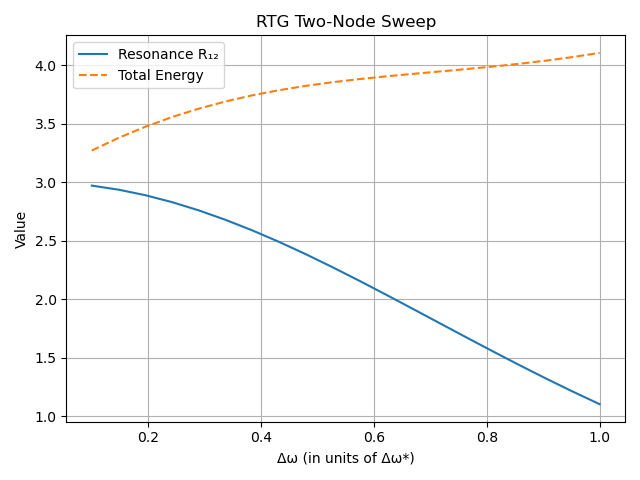

Write Python code to recreate this figure.
# rtg_two_node_sweep.py
# Two-node RTG simulation: static spin + phase, sweeping frequency difference

import numpy as np
import matplotlib.pyplot as plt

# Constants (dimensionless units)
Δω_star = 1.0
J = 1.0
K = 3.0
steps = 1000
s1, s2 = +1, +1
φ1, φ2 = 0.0, 0.0  # fixed

# Sweep over frequency differences
Δω_values = np.linspace(0.1, 1.0, 20)
resonance_vals = []
energy_vals = []

for Δω in Δω_values:
    ω1 = 0.0
    ω2 = ω1 + Δω

    dω = ω1 - ω2
    dφ = φ1 - φ2
    gauss = np.exp(-(dω / Δω_star)**2)
    cos_term = np.cos(dφ)
    R12 = 0.75 * (1 + cos_term) * (1 + s1 * s2) * gauss
    E12 = K * abs(dω) + J * R12

    resonance_vals.append(R12)
    energy_vals.append(E12)

    print(f"Δω = {Δω:.3f},  R₁₂ = {R12:.4f},  E = {E12:.4f}")

# Plotting
plt.plot(Δω_values, resonance_vals, label="Resonance R₁₂")
plt.plot(Δω_values, energy_vals, label="Total Energy", linestyle="--")
plt.xlabel("Δω (in units of Δω*)")
plt.ylabel("Value")
plt.title("RTG Two-Node Sweep")
plt.legend()
plt.grid(True)
plt.tight_layout()
plt.savefig("rtg_two_node_sweep.png")
plt.show()
